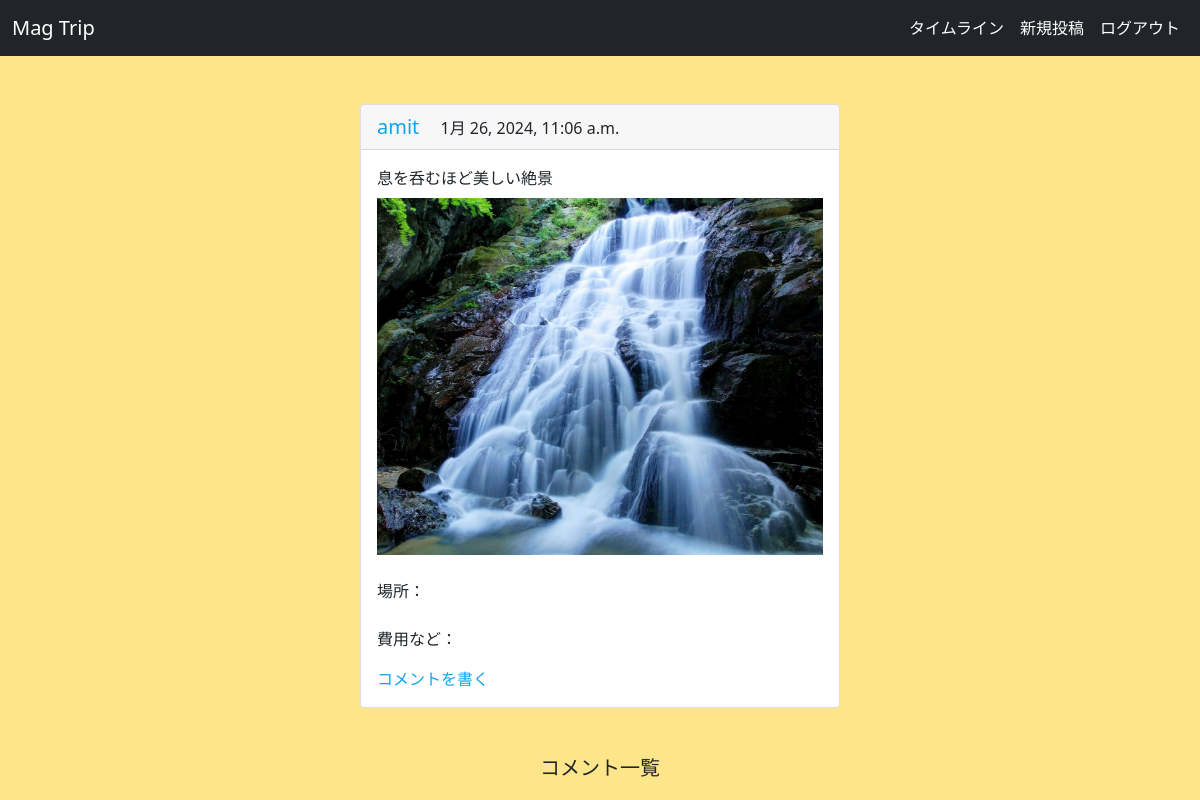
/47/ (signed in), run on the app's committed database.
### timelines/models.py (models this page shows, shortened)
class Post(models.Model):
    user = models.ForeignKey(User, on_delete=models.CASCADE ,verbose_name = 'ユーザー')
    text = models.TextField(verbose_name = '本文')
    created_at = models.DateTimeField(auto_now_add=True, verbose_name = '投稿日時')
    image = models.ImageField(upload_to='media/%Y/%m/%d/',blank=True, null=True)

### accounts/models.py (models this page shows)
class User(AbstractUser):
    pass

### timelines/views.py (the view)
# urls.py: path('<int:pk>/', views.DetailView.as_view(), name = 'detail'),
@method_decorator(login_required, name = 'dispatch')
class DetailView(DetailView):
    model = Post
    template_name = 'detail.html'

### templates/detail.html (shortened to what this page needs)
{% extends 'base.html'%}
{% load static %}
{% block contents %}
<div class="card mt-5" style="width:30rem">
  <div class="card-header ">
    <a href = '{% url "timelines:userpost" post.user.id %}' class = ' mr-4 text-xl text-sky-500'>
    {{ post.user }}
    </a>
    <span class = 'created_at'>{{ post.created_at }}</span>
  </div>
  <div class="card-body">
    <p class="card-text">{{ post.text }}</p>
    <div class="mt-2 mb-3">
      {% if post.image %}
        <img src="{{ post.image.url }}" alt="post_image">
      {% endif %}
        <p class="mt-4">場所：</p><br/>
        <p>費用など：</p>
    </div>
    <a href = '{% url "timelines:comment" post.pk %}' class ="text-sky-500">コメントを書く</a>
  </div>
</div>
<div class = 'mt-5 text-xl'>
    <h5>コメント一覧</h5>
</div>
{% endblock %}

### data on the page
Post: user "amit", created_at "1月 26, 2024, 11:06 a.m.", text "息を呑むほど美しい絶景", image (picture)
